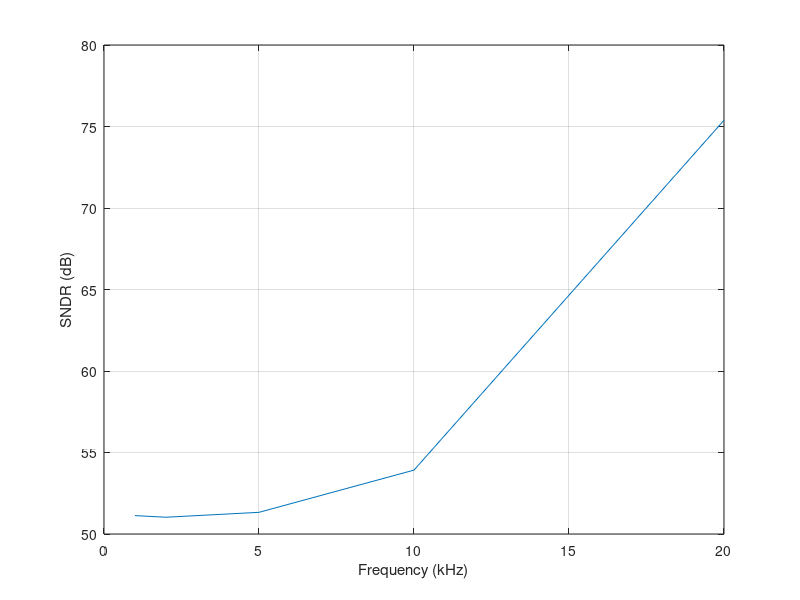

MATLAB code for this plot:
clear all; close all; clc;

%% Read data from CSV in the same folder
M = csvread('adc_sim_freq.csv', 1, 0);
freq = M(:, 1);
sndr = M(:, 2);

%% Generate plot
plot(freq, sndr);
xlabel('Frequency (kHz)');
ylabel('SNDR (dB)');
grid on;

saveas(gcf, 'adc_sim_freq.eps', 'epsc');
